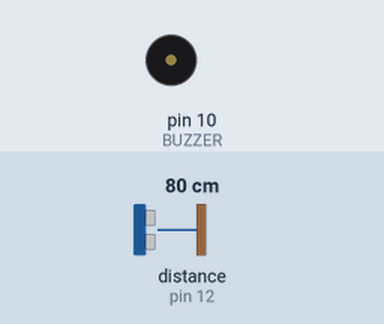
Bench run of a sketch on a simulated Arduino Uno, built with avr-gcc and run on an emulated ATmega328P. Shown: buzzer (waves = sounding). Wiring (inferred from the names in the program): ultrasonic range finder: trigger pin 11; echo pin 12. Inputs (shaded band) come from the test bench; at power-on: distance to the obstacle (sensor on pin 12) 80 cm. The echo pulse lasts 58.3 µs per cm; what the sketch prints to the serial monitor is not drawn.

Above: at 4.2 s.
4.3 s: distance to the obstacle (sensor on pin 12) set to 9 cm
5.8 s: distance to the obstacle (sensor on pin 12) set to 13 cm
At 6.5 s:
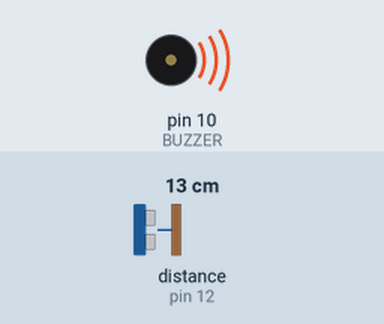
Timing chart, 0 to 10.3 s (numbered marks = the images above; inputs shaded):
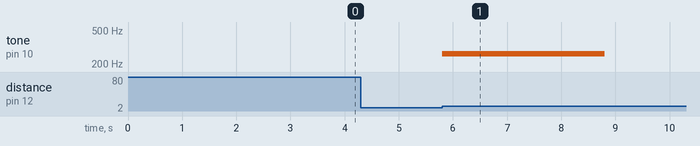

The sketch:

daily_2021_11_03_02.ino
```cpp
const int BUZZER = 10;
const int trig_pin = 11;
const int echo_pin = 12;

int step = 1;

void setup() {
  pinMode(trig_pin, OUTPUT);
  pinMode(echo_pin, INPUT);

  Serial.begin(115200);
}

void loop() {
  digitalWrite(trig_pin, LOW);
  delayMicroseconds(2);
  digitalWrite(trig_pin, HIGH);
  delayMicroseconds(10);
  digitalWrite(trig_pin, LOW);

  long duration = pulseIn(echo_pin, HIGH);
  long distance = (duration / 2) / 29.1;

  Serial.print(distance);
  Serial.println(" cm");

  if (step == 1) {
    if (distance <= 10) {
      step++;
    }
  }
  else if (step == 2) {
    if (distance > 10) {
      tone(BUZZER, 262);
      delay(3000);
      noTone(BUZZER);
      step = 1;
    }
  }
}
```

Measured:
- after the input at 5.8 s, tone on pin 10 (BUZZER): silent → 262 Hz at once, → silent 3.0 s later
